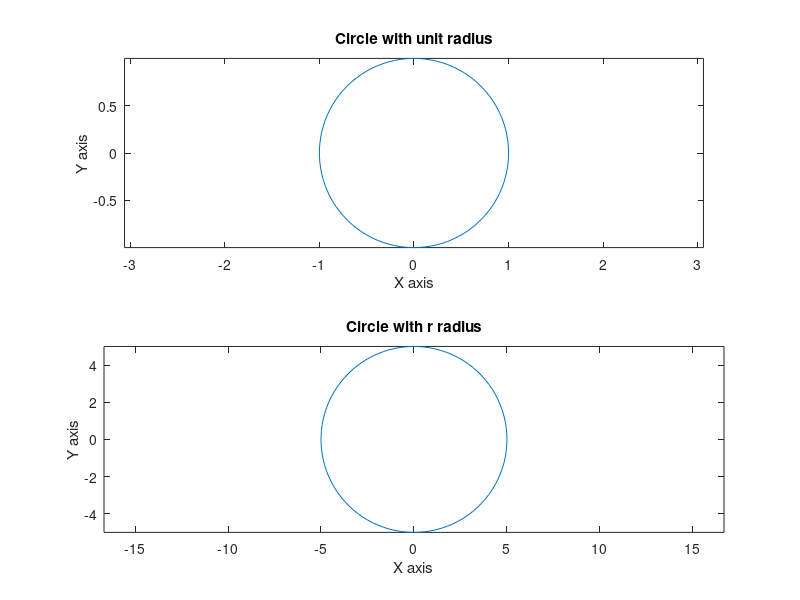

MATLAB code to generate this figure:
clc,clearvars,close all;

th=linspace(0,2*pi,100);

r=input('Enter radius: \n');

subplot(2,1,1)
x=cos(th);
y=sin(th);
plot(x,y);
xlabel('X axis'),ylabel('Y axis'),title('Circle with unit radius');
axis equal; 

subplot(2,1,2)
x=r*cos(th);
y=r*sin(th);
plot(x,y);
xlabel('X axis'),ylabel('Y axis'),title('Circle with r radius');
axis equal;
